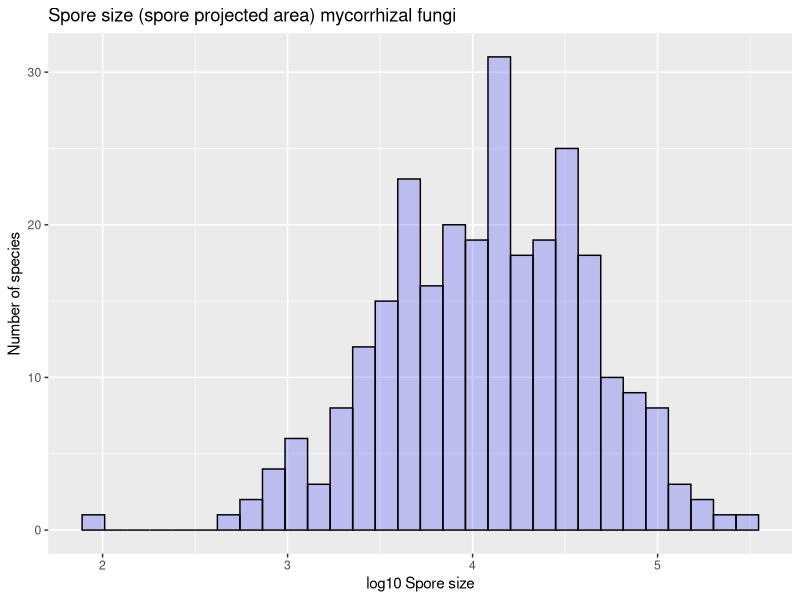
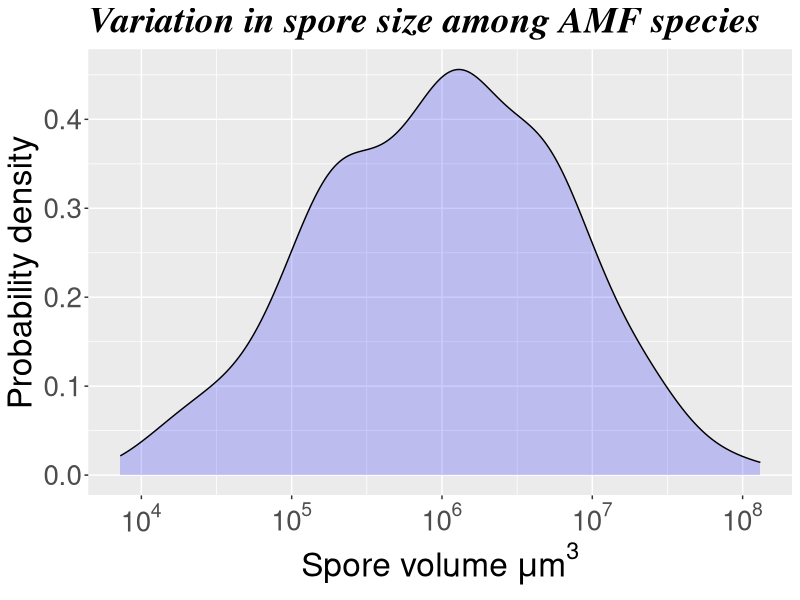

The R source for these figures, in order: (Note: this script raises an error after producing the figures.)
###########Creating a complete database based on Schlusser website######################

#loading packages
library(tidyverse)

#loading functions

#Creating the function "restructure" (Will Cornwell)
restructure<-function(old){
  good.names<-NA
  Synonyms<-NA
  j<-1
  for (i in 1:length(old$Synonyms)){
    if (grepl(" ",old$Synonyms[i])) {
      sp_vec<-unlist(strsplit(old$Synonyms[i]," "))
      for (k in 1:length(sp_vec)){
        Synonyms[j]<-sp_vec[k]
        good.names[j]<-old$good.names[i]
        j<-j+1
      }
      next
    }
    good.names[j]<-old$good.names[i]
    Synonyms[j]<-old$Synonyms[i]
    j<-j+1
    print(i)
  }
  return(data.frame(good.names=good.names,Synonyms=Synonyms,stringsAsFactors = FALSE))
}


####################################################################################
#From this point on, AMF_All_Copy correspond to the file name "AMF_Spore_Database_Volume"
#This new file includes all the changes done up to this ponint in the code. The reason
#for creating a new file instead of running again the whole script is because it makes
#easier the data entry of new data on spore sizes, than trying to do do it in R

AMF_All_Copy<-read.csv("AMF_Spore_Database_Volume.csv",header = T, stringsAsFactors = F)
        
        
        
        
#UDATING THE SPORE AREA COLUMN given the previous updates in data entry
AMF_All_Copy$SporeArea<-
  ((AMF_All_Copy$dim1.min+AMF_All_Copy$dim1.max)/4)*
  ((AMF_All_Copy$dim2.min+AMF_All_Copy$dim2.max)/4)*
  pi

#Caluculating Volume 
#For this it is assumed that fungal spores are prolate spheroids, which means
#two things. First, that the smallest diameter will be consider the "equatorial axis" and the largest
#is the "polar axis"; second, that the there are two equatorial axis of the same length. This is 
#important because the formula to calculate volume make distinction between the two type of axis.
#In this way, AMF spore can be only of two types, perfect spheres (in which case equatorial and 
#polar axis are of the same lenght), corrsponding to "globose" spores. And, spheroids similar to an
#american football.  A morphology like a "flying soucer" is not possible following this rules.


AMF_All_Copy$EquatorialAxis<-NaN
          AMF_All_Copy$EquatorialAxis[
            which(((AMF_All_Copy$dim1.min+AMF_All_Copy$dim1.max)/2)<
              ((AMF_All_Copy$dim2.min+AMF_All_Copy$dim2.max)/2))]<-
                ((AMF_All_Copy$dim1.min+AMF_All_Copy$dim1.max)/2)[
                  which(((AMF_All_Copy$dim1.min+AMF_All_Copy$dim1.max)/2)<
                          ((AMF_All_Copy$dim2.min+AMF_All_Copy$dim2.max)/2))]
              AMF_All_Copy$EquatorialAxis[which(((AMF_All_Copy$dim1.min+AMF_All_Copy$dim1.max)/2)>
                  ((AMF_All_Copy$dim2.min+AMF_All_Copy$dim2.max)/2))]<-
                    ((AMF_All_Copy$dim2.min+AMF_All_Copy$dim2.max)/2)[
                      which(((AMF_All_Copy$dim1.min+AMF_All_Copy$dim1.max)/2)>
                              ((AMF_All_Copy$dim2.min+AMF_All_Copy$dim2.max)/2))]
              AMF_All_Copy$EquatorialAxis[which(((AMF_All_Copy$dim1.min+AMF_All_Copy$dim1.max)/2)==
                 ((AMF_All_Copy$dim2.min+AMF_All_Copy$dim2.max)/2))]<-
                   ((AMF_All_Copy$dim2.min+AMF_All_Copy$dim2.max)/2)[
                     which(((AMF_All_Copy$dim1.min+AMF_All_Copy$dim1.max)/2)==
                             ((AMF_All_Copy$dim2.min+AMF_All_Copy$dim2.max)/2))]

AMF_All_Copy$PolarAxis<-NaN
          AMF_All_Copy$PolarAxis[
            which(((AMF_All_Copy$dim1.min+AMF_All_Copy$dim1.max)/2)>
                   ((AMF_All_Copy$dim2.min+AMF_All_Copy$dim2.max)/2))]<-
                      ((AMF_All_Copy$dim1.min+AMF_All_Copy$dim1.max)/2)[
                        which(((AMF_All_Copy$dim1.min+AMF_All_Copy$dim1.max)/2)>
                                ((AMF_All_Copy$dim2.min+AMF_All_Copy$dim2.max)/2))]
          AMF_All_Copy$PolarAxis[
            which(((AMF_All_Copy$dim1.min+AMF_All_Copy$dim1.max)/2)<
                   ((AMF_All_Copy$dim2.min+AMF_All_Copy$dim2.max)/2))]<-
                    ((AMF_All_Copy$dim2.min+AMF_All_Copy$dim2.max)/2)[
                      which(((AMF_All_Copy$dim1.min+AMF_All_Copy$dim1.max)/2)<
                              ((AMF_All_Copy$dim2.min+AMF_All_Copy$dim2.max)/2))]
          AMF_All_Copy$PolarAxis[
            which(((AMF_All_Copy$dim1.min+AMF_All_Copy$dim1.max)/2)==
                    ((AMF_All_Copy$dim2.min+AMF_All_Copy$dim2.max)/2))]<-
                      ((AMF_All_Copy$dim2.min+AMF_All_Copy$dim2.max)/2)[
                        which(((AMF_All_Copy$dim1.min+AMF_All_Copy$dim1.max)/2)==
                                ((AMF_All_Copy$dim2.min+AMF_All_Copy$dim2.max)/2))]

              which(AMF_All_Copy$EquatorialAxis>AMF_All_Copy$PolarAxis)#This should always be zero (0)
              
#Now calculating volume
AMF_All_Copy$SporeVolume<-(pi*(AMF_All_Copy$EquatorialAxis^2)*(AMF_All_Copy$PolarAxis))/6


#Creating a new dataframe just for AMF taxonomy, where each correct names gets repeated 
#acccording the number of synonyms it has. In order to do this, Will created the function
# "restructure" (see above)

AMF_Taxonomy<-restructure(AMF_All_Copy)

#write.csv(AMF_All_Copy,"AMF_Spore_Database_Volume.csv")

##Plotting some histograms for describing data variation

qplot(log10(AMF_All_Copy$SporeArea),
      #AMF_All_Copy$SporeArea,
      geom="histogram",
      #binwidth = 0.5,  
      main = "Spore size (spore projected area) mycorrhizal fungi", 
      xlab = "log10 Spore size",
      ylab = "Number of species",
      fill=I("blue"), 
      col=I("black"), 
      alpha=I(.2)#,xlim=c(20,50)
      
      )

#another form to make histograms
library(scales)

HistogramAMF<-
AMF_All_Copy[!AMF_All_Copy$good.names== "Glomus_tenue",]%>%
  ggplot()+
  aes(SporeVolume)+
  geom_histogram(fill=I("blue"),
                 col=I("black"), 
                 alpha=I(.2))+
  labs(x= expression("Spore volume "*mu*"m"^{3}),y="Number of species")+
  ggtitle(label="Variation in spore size among AMF species")+
  scale_x_log10(labels = trans_format("log10", math_format(10^.x)))+
  theme(
    plot.title = element_text(family="serif", size=27, face="bold.italic"),
    axis.text=element_text(size=20), 
    axis.title = element_text(size=24))


###

AMF_All_Copy[!AMF_All_Copy$good.names== "Glomus_tenue",]%>%
  ggplot()+
  aes(SporeVolume)+
  geom_density(fill=I("blue"),
                 col=I("black"), 
                 alpha=I(.2))+
  labs(x= expression("Spore volume "*mu*"m"^{3}),y="Probability density")+
  ggtitle(label="Variation in spore size among AMF species")+
  scale_x_log10(labels = trans_format("log10", math_format(10^.x)))+
  theme(
    plot.title = element_text(family="serif", size=27, face="bold.italic"),
    axis.text=element_text(size=20), 
    axis.title = element_text(size=24))



#knowing how many species we have data for

length(unique(AMF_All_Copy$good.names))

min(AMF_All_Copy[!AMF_All_Copy$good.names== "Glomus_tenue",]$SporeArea,na.rm = T)


AMF_All_Copy[
order(AMF_All_Copy$SporeArea,decreasing = T),
c(1,15,35)][1:6,]

temporal<-
AMF_All_Copy[
  order(AMF_All_Copy$SporeArea,decreasing = F),
  c(1,13)]
rownames(temporal)<-NULL

#These histogram and boxplot comparisons come from the data of conidia size of other soil ascomycete
# fungi. They come from the compendium of soil fungi

ConidiaDataAscos<-read.csv("ConidiaDataCompendiumAscos/ConidiaFromCompendium.csv",
                           header = T, stringsAsFactors = F)
names(ConidiaDataAscos)[17]<-"good.names"

#Boxplot
ComparisonAMF_Ascos<-
rbind(    AMF_All_Copy%>%
          select(good.names,SporeVolume)%>%
          filter(good.names!="Glomus_tenue")%>%
          mutate(Phylum="Glomeromycota"),
        ConidiaDataAscos[grep("conidia$",ConidiaDataAscos$SporeName),]%>%
          select(good.names,SporeVolume)%>%
          mutate(Phylum="Ascomycota")
        )%>%
  ggplot()+
  aes(Phylum,log10(SporeVolume),fill=Phylum)+
  geom_boxplot()+
  ggtitle(label = "a) Comparison of spore volume between Glomeromycota and Soil Ascomycota")+
  labs(x="Phyllum",y=expression("log10 Spore volume "*mu*"m"^{3}))+
  theme(legend.position = "none",
        plot.title = element_text(family="serif", size=12))

###

ggplot()+
  geom_histogram(data = AMF_All_Copy[!AMF_All_Copy$good.names== "Glomus_tenue",],
                        aes(log10(SporeArea),fill=I("blue")),#fill=I("blue"),
                        col=I("black"), 
                        alpha=I(.2))+
  geom_histogram(data=ConidiaDataAscos[grep("conidia$",ConidiaDataAscos$SporeName),],
                 aes(log10(SporeArea),fill=I("red")),#fill=I("red"),
                 col=I("black"), 
                 alpha=I(.2))+
  labs(x= expression("Spore size "*mu*"m"^{2}),y="Number of species")+
  theme(
    plot.title = element_text(family="serif", size=27, face="bold.italic"),
    axis.text=element_text(size=20,angle = 90), 
    axis.title = element_text(size=24))+
  scale_fill_manual(name="Fungal group",
    values = c("blue", "red"),
    labels=c("Glomeromycetes","Soil ascomycetes"))+
  #scale_x_log10(labels = trans_format("log10", math_format(10^.x)))+
  scale_x_continuous(labels = c("1","10","100","1000","10000","100000","1000000"))




#NOTE: I need to update the entry of Sclerocystis clavispora, the size of the sporocarp
# is given instead of the spore: AMF_All_Copy[253,1]



names(AMF_All_Copy)

#The number of AMF species I am processing is 243
#(from which I got AMF spore data at this moment). This can be obtained by:
length(which(!is.na(AMF_All_Copy$SporeArea)))


##

ConidiaDataAscos$EquatorialAxis<-NaN
ConidiaDataAscos$EquatorialAxis[
  which(((ConidiaDataAscos$SporeDim1_min+ConidiaDataAscos$SporeDim1_max)/2)<
          ((ConidiaDataAscos$SporeDim2_min+ConidiaDataAscos$SporeDim2_max)/2))]<-
  ((ConidiaDataAscos$SporeDim1_min+ConidiaDataAscos$SporeDim1_max)/2)[
    which(((ConidiaDataAscos$SporeDim1_min+ConidiaDataAscos$SporeDim1_max)/2)<
            ((ConidiaDataAscos$SporeDim2_min+ConidiaDataAscos$SporeDim2_max)/2))]
ConidiaDataAscos$EquatorialAxis[which(((ConidiaDataAscos$SporeDim1_min+ConidiaDataAscos$SporeDim1_max)/2)>
                                        ((ConidiaDataAscos$SporeDim2_min+ConidiaDataAscos$SporeDim2_max)/2))]<-
  ((ConidiaDataAscos$SporeDim2_min+ConidiaDataAscos$SporeDim2_max)/2)[
    which(((ConidiaDataAscos$SporeDim1_min+ConidiaDataAscos$SporeDim1_max)/2)>
            ((ConidiaDataAscos$SporeDim2_min+ConidiaDataAscos$SporeDim2_max)/2))]
ConidiaDataAscos$EquatorialAxis[which(((ConidiaDataAscos$SporeDim1_min+ConidiaDataAscos$SporeDim1_max)/2)==
                                        ((ConidiaDataAscos$SporeDim2_min+ConidiaDataAscos$SporeDim2_max)/2))]<-
  ((ConidiaDataAscos$SporeDim2_min+ConidiaDataAscos$SporeDim2_max)/2)[
    which(((ConidiaDataAscos$SporeDim1_min+ConidiaDataAscos$SporeDim1_max)/2)==
            ((ConidiaDataAscos$SporeDim2_min+ConidiaDataAscos$SporeDim2_max)/2))]




ConidiaDataAscos$PolarAxis<-NaN
ConidiaDataAscos$PolarAxis[
  which(((ConidiaDataAscos$SporeDim1_min+ConidiaDataAscos$SporeDim1_max)/2)>
          ((ConidiaDataAscos$SporeDim2_min+ConidiaDataAscos$SporeDim2_max)/2))]<-
  ((ConidiaDataAscos$SporeDim1_min+ConidiaDataAscos$SporeDim1_max)/2)[
    which(((ConidiaDataAscos$SporeDim1_min+ConidiaDataAscos$SporeDim1_max)/2)>
            ((ConidiaDataAscos$SporeDim2_min+ConidiaDataAscos$SporeDim2_max)/2))]
ConidiaDataAscos$PolarAxis[
  which(((ConidiaDataAscos$SporeDim1_min+ConidiaDataAscos$SporeDim1_max)/2)<
          ((ConidiaDataAscos$SporeDim2_min+ConidiaDataAscos$SporeDim2_max)/2))]<-
  ((ConidiaDataAscos$SporeDim2_min+ConidiaDataAscos$SporeDim2_max)/2)[
    which(((ConidiaDataAscos$SporeDim1_min+ConidiaDataAscos$SporeDim1_max)/2)<
            ((ConidiaDataAscos$SporeDim2_min+ConidiaDataAscos$SporeDim2_max)/2))]
ConidiaDataAscos$PolarAxis[
  which(((ConidiaDataAscos$SporeDim1_min+ConidiaDataAscos$SporeDim1_max)/2)==
          ((ConidiaDataAscos$SporeDim2_min+ConidiaDataAscos$SporeDim2_max)/2))]<-
  ((ConidiaDataAscos$SporeDim2_min+ConidiaDataAscos$SporeDim2_max)/2)[
    which(((ConidiaDataAscos$SporeDim1_min+ConidiaDataAscos$SporeDim1_max)/2)==
            ((ConidiaDataAscos$SporeDim2_min+ConidiaDataAscos$SporeDim2_max)/2))]

which(ConidiaDataAscos$EquatorialAxis>ConidiaDataAscos$PolarAxis)#This should always be zero (0)

#Now calculating volume
ConidiaDataAscos$SporeVolume<-(pi*(ConidiaDataAscos$EquatorialAxis^2)*(ConidiaDataAscos$PolarAxis))/6
